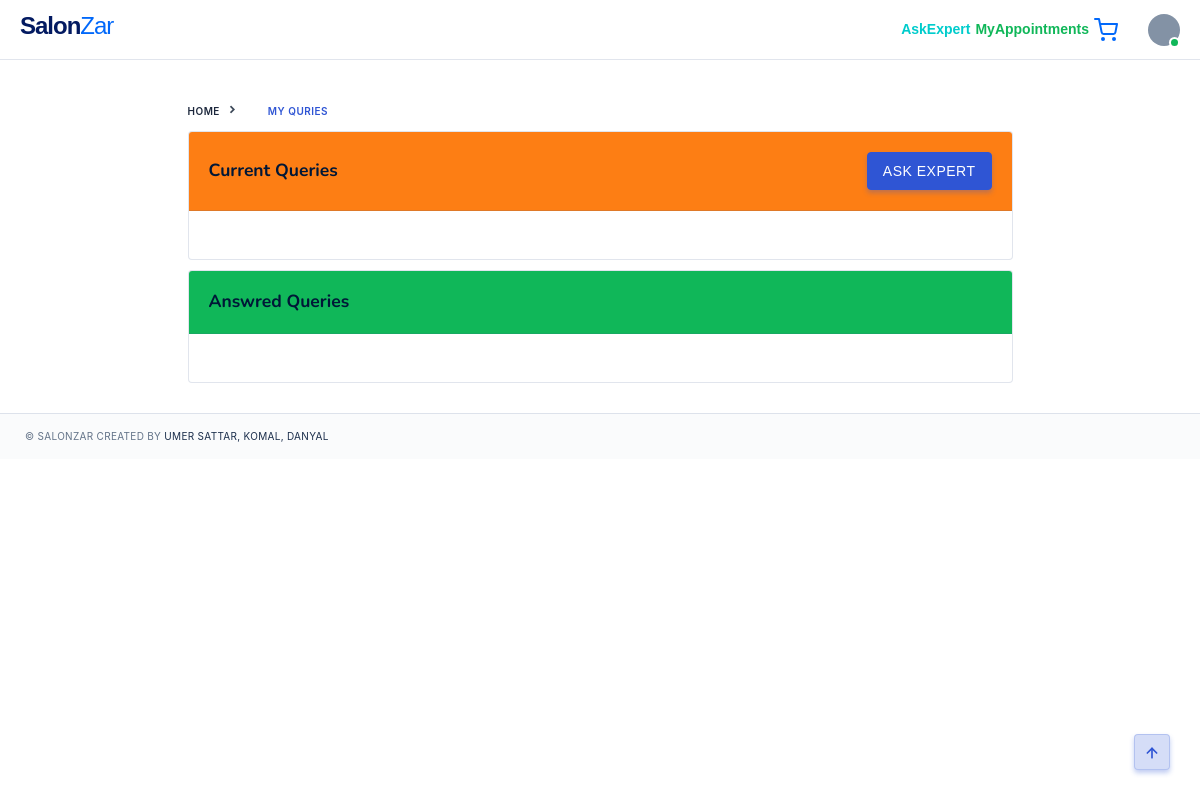
Before: /ask_an_expert/ (signed in) with the older database file.
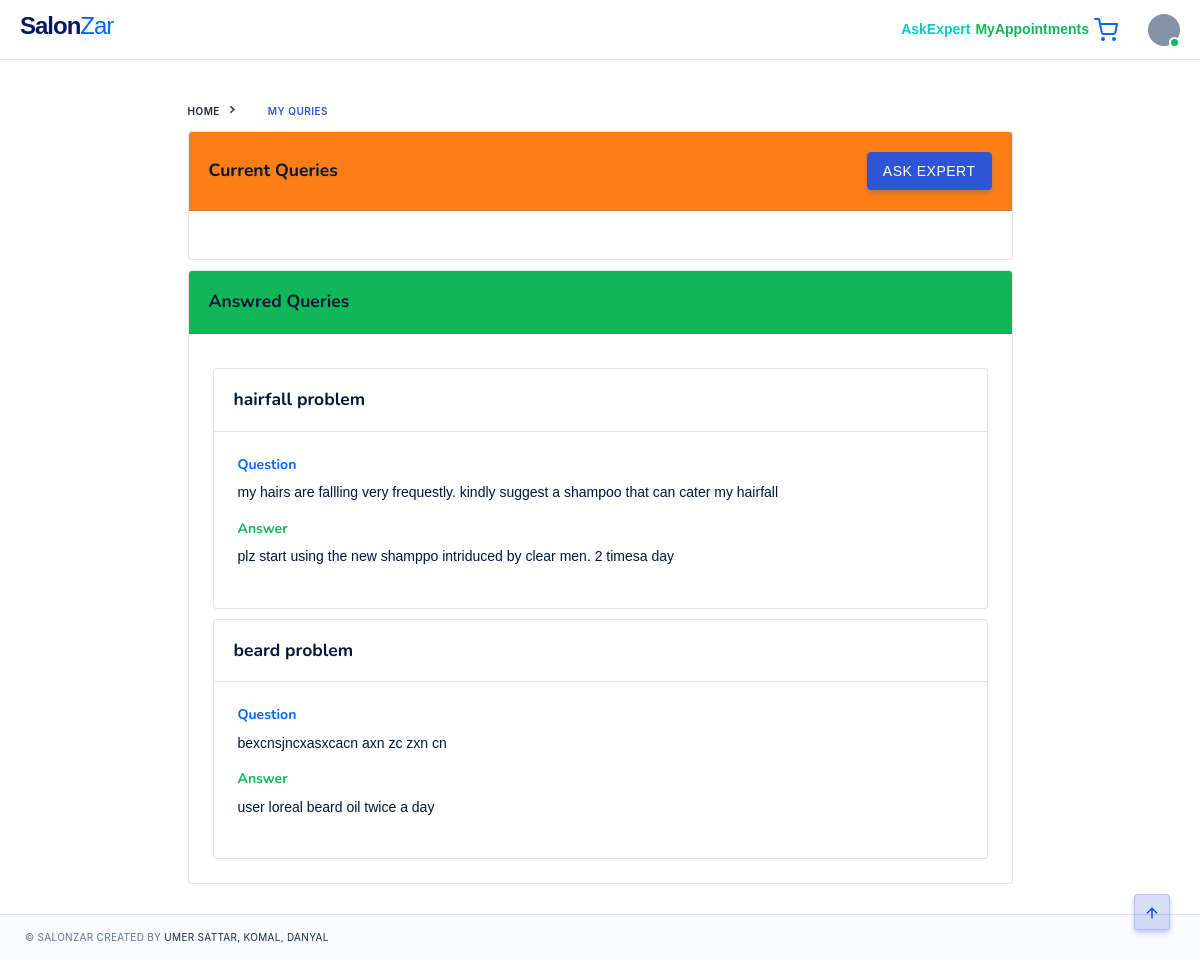
After: the same page with the newer database file.
### salons/models.py (models this page shows, shortened)
class Query(models.Model):
    OPEN = 'open'
    CLOSE = 'close'
    query_choices = [
        (OPEN,'open'),
        (CLOSE,'close')
    ]
    user = models.CharField(max_length=200,null=True,blank=True)
    title = models.CharField(max_length=200,null=True,blank=True)
    question = models.TextField(max_length=500,null=True,blank=True)
    answer = models.TextField(max_length=500,null=True,blank=True)
    status = models.CharField(max_length=50,choices=query_choices,null=True,blank=True)

### salons/decorators.py (the view)
		def wrapper_func(request,*args,**kwargs):
			group = None
			if request.user.groups.exists():
				group = request.user.groups.all()[0].name
			if group in allowed_roles:
				return view_func(request,*args,**kwargs)
			else:
				return HttpResponse('You are not allowed to view this page')

### salons/templatetags/user_tags.py (called while the page is built)
@register.filter(name='has_group')
def has_group(user, group_name):
    return user.groups.filter(name=group_name).exists()

### salons/views.py (called while the page is built)
@login_required(login_url=login_page)
@allowed_users(allowed_roles=['customer'])
def all_queries(request):
    user = request.user
    queries = Query.objects.filter(user=user)
    open_queries = queries.filter(status= "open")
    close_queries = queries.filter(status= "close")
    context = {'queries':queries,'open_queries':open_queries,'close_queries':close_queries}
    return render(request, 'pages/all_customer_queries.html', context)

### salons/templates/pages/all_customer_queries.html (shortened to what this page needs)
{% extends 'pages/base.html' %}
{% block content %}
<div class="container col-lg-9">
  <div class="row row-xs">
      <div class="col-lg-12 col-xl-12 mg-t-10">
        <nav aria-label="breadcrumb">
            <ol class="breadcrumb breadcrumb-style3 mg-b-10" style="display: inline-block;">
              <li class="breadcrumb-item"><a href="{% url 'home' %}">Home</a></li>
              <li class="breadcrumb-item active" >My Quries</li>
            </ol>
          </nav>
        <div class="card">
          <div class="card-header pd-y-20 d-md-flex align-items-center justify-content-between bg-orange ">
            <h5 class="mg-b-0"><b> Current Queries</b> </h5>
            <div class="float-right">
              <a class="btn btn-primary" href="{% url 'quetion_page' %}">ASK EXPERT</a>
             </div>
          </div>
          <div class="card-body pos-relative pd-0">
            </div>
          </div>
        </div>
      <div class="col-lg-12 col-xl-12 mg-t-10">
        <div class="card">
          <div class="card-header pd-y-20 d-md-flex align-items-center justify-content-between bg-success ">
            <h5 class="mg-b-0"><b> Answred Queries</b> </h5>
          </div>
          <div class="card-body pos-relative pd-0">
            {% for q in close_queries %}
            <div class="card mg-t-10">
              <div class="card-header pd-y-20 d-md-flex align-items-center justify-content-between">
                <h5 class="mg-b-0"><b>{{q.title}}</b> </h5>
              </div>
              <div class="card-body pos-relative pd-0">
                <div class="tx-primary">
                  <h6 class="tx-primary"><b>Question</b></h6>
                </div>
                <div>
                  <p>{{q.question}}</p>
                </div>
                <div class="tx-primary">
                  <h6 class="tx-success"><b>Answer</b></h6>
                </div>
                <div>
                  <p>{{q.answer}}</p>
                </div>
              </div>
            </div>
            {% endfor %}
            </div>
          </div>
        </div>
      </div>
    </div>
  </div>
{% endblock %}

Changed rows visible on the page:
added Query: title "hairfall problem", question "my hairs are fallling very frequestly. kindly suggest a shampoo that can cater my hairfall", answer "plz start using the new shamppo intriduced by clear men. 2 timesa day"
added Query: title "beard problem", question "bexcnsjncxasxcacn axn zc zxn cn", answer "user loreal beard oil twice a day"
